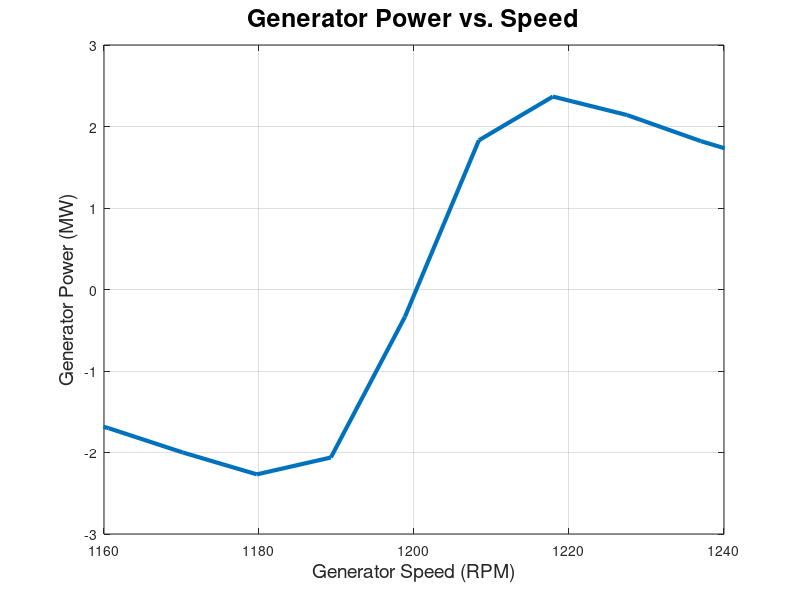

MATLAB code to generate this figure:
load WT_IndMchData.mat

figure;
plot(WT_IndMchData.spd{1,:}*9.55,-WT_IndMchData.pwr{2,:}*100/1e6,...
    'LineWidth',3);
set(gca,'XLim',[1160 1240]);

grid on
xlabel('Generator Speed (RPM)','FontSize',14)
ylabel('Generator Power (MW)','FontSize',14)
title('Generator Power vs. Speed','FontSize',18)
